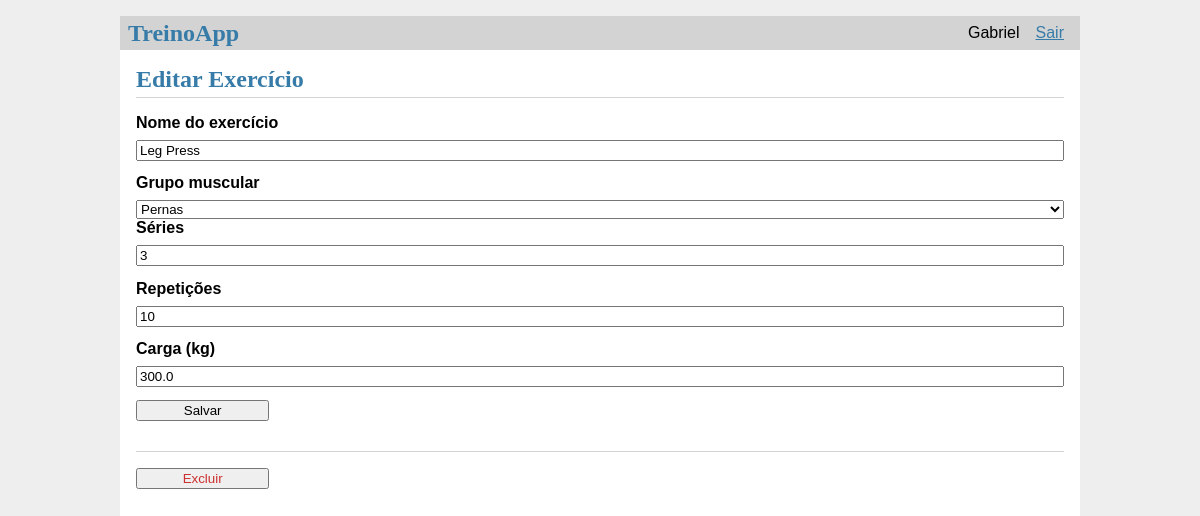
/exercise/2/update (signed in), run on the app's committed database.
### tables this page shows
CREATE TABLE user (
    id INTEGER PRIMARY KEY AUTOINCREMENT,
    username TEXT UNIQUE NOT NULL,
    password TEXT NOT NULL
);

CREATE TABLE exercise (
    id INTEGER PRIMARY KEY AUTOINCREMENT,
    author_id INTEGER NOT NULL,
    created TIMESTAMP NOT NULL DEFAULT CURRENT_TIMESTAMP,

    name TEXT NOT NULL,
    muscle_group TEXT NOT NULL,
    sets INTEGER NOT NULL,
    reps INTEGER NOT NULL,
    weight REAL NOT NULL,

    FOREIGN KEY (author_id) REFERENCES user(id)
);

### treino/exercise.py (the view, shortened to what this page needs)
@bp.route("/exercise/<int:id>/update", methods=("GET", "POST"))
@login_required
def update(id):
    exercise = get_exercise(id)
    return render_template("exercise/update.html", exercise=exercise)

### treino/auth.py (called while the page is built)
@bp.before_app_request
def load_logged_in_user():
    user_id = session.get('user_id')
    if user_id is None:
        g.user = None
    else:
        g.user = get_db().execute(
            'SELECT * FROM user WHERE id = ?',
            (user_id,)
        ).fetchone()

def login_required(view):
    @functools.wraps(view)
    def wrapped_view(**kwargs):
        if g.user is None:
            return redirect(url_for('auth.login'))
        return view(**kwargs)
    return wrapped_view

### treino/db.py (called while the page is built)
def get_db():
    if 'db' not in g:
        g.db = sqlite3.connect(
            current_app.config['DATABASE'],
            detect_types=sqlite3.PARSE_DECLTYPES
        )
        g.db.row_factory = sqlite3.Row
    return g.db

### treino/exercise.py (called while the page is built)
def get_exercise(id, check_author=True):
    exercise = get_db().execute(
        """
        SELECT e.id,
               e.name,
               e.muscle_group,
               e.sets,
               e.reps,
               e.weight,
               e.created,
               e.author_id,
               u.username
        FROM exercise e
        JOIN user u ON e.author_id = u.id
        WHERE e.id = ?
        """,
        (id,),
    ).fetchone()
    if exercise is None:
        abort(404, "Exercício não encontrado.")
    if check_author and exercise["author_id"] != g.user["id"]:
        abort(403)
    return exercise

### treino/templates/exercise/update.html (shortened to what this page needs)
{% extends 'base.html' %}
{% block header %}
<h1>{% block title %}Editar Exercício{% endblock %}</h1>
{% endblock %}
{% block content %}
<form method="post">
  <label for="name">Nome do exercício</label>
  <input
      name="name"
      id="name"
      value="{{ exercise['name'] }}"
      required>
 <label for="muscle_group">Grupo muscular</label>
<select name="muscle_group" id="muscle_group" required>
    <option value="Pernas"
        {% if exercise['muscle_group'] == 'Pernas' %}selected{% endif %}>
        Pernas
    </option>
</select>
  <label for="sets">Séries</label>
  <input
      type="number"
      name="sets"
      id="sets"
      value="{{ exercise['sets'] }}"
      required>
  <label for="reps">Repetições</label>
  <input
      type="number"
      name="reps"
      id="reps"
      value="{{ exercise['reps'] }}"
      required>
<label for="weight">Carga (kg)</label>
<input
    type="number"
    id="weight"
    name="weight"
    min="0"
    step="0.5"
    value="{{ exercise['weight'] }}"
    required>
  <input type="submit" value="Salvar">
</form>
<hr>
<form action="{{ url_for('exercise.delete', id=exercise['id']) }}"
      method="post">
  <input
      class="danger"
      type="submit"
      value="Excluir"
      onclick="return confirm('Deseja realmente excluir este exercício?')">
</form>
{% endblock %}

### treino/templates/base.html (shortened to what this page needs)
<!doctype html>
<link rel="stylesheet" href="{{ url_for('static', filename='style.css') }}">
<nav>
  <h1>TreinoApp</h1>
  <ul>
    {% if g.user %}
      <li><span>{{ g.user['username'] }}</span>
      <li><a href="{{ url_for('auth.logout') }}">Sair</a>
    {% else %}
      <li><a href="{{ url_for('auth.register') }}">Registrar</a>
      <li><a href="{{ url_for('auth.login') }}">Entrar</a>
    {% endif %}
  </ul>
</nav>
<section class="content">
  <header>
    {% block header %}{% endblock %}
  </header>
  {% block content %}{% endblock %}
</section>

### treino/static/style.css (style rules this page uses)
h1 { font-family: serif; color: #377ba8; margin: 1rem 0; }
a { color: #377ba8; }
hr { border: none; border-top: 1px solid lightgray; }
nav { background: lightgray; display: flex; align-items: center; padding: 0 0.5rem; }
nav h1 { flex: auto; margin: 0; }
nav ul { display: flex; list-style: none; margin: 0; padding: 0; }
nav ul li a, nav ul li span, header .action { display: block; padding: 0.5rem; }
.content { padding: 0 1rem 1rem; }
.content > header { border-bottom: 1px solid lightgray; display: flex; align-items: flex-end; }
.content > header h1 { flex: auto; margin: 1rem 0 0.25rem 0; }
.content:last-child { margin-bottom: 0; }
.content form { margin: 1em 0; display: flex; flex-direction: column; }
.content label { font-weight: bold; margin-bottom: 0.5em; }
.content input, .content textarea { margin-bottom: 1em; }
input.danger { color: #cc2f2e; }
input[type=submit] { align-self: start; min-width: 10em; }

### data on the page
user: user.username "Gabriel"
exercise: name "Leg Press", muscle_group "Pernas", sets "3", reps "10", weight "300.0"
